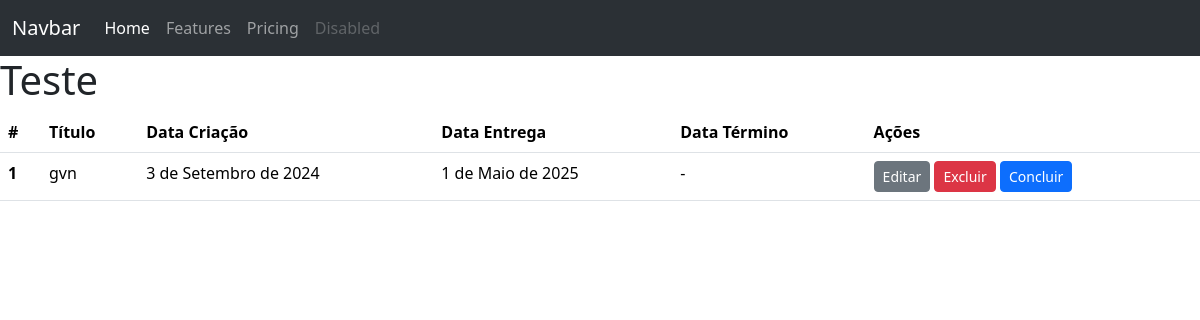
The app's page /, older data.
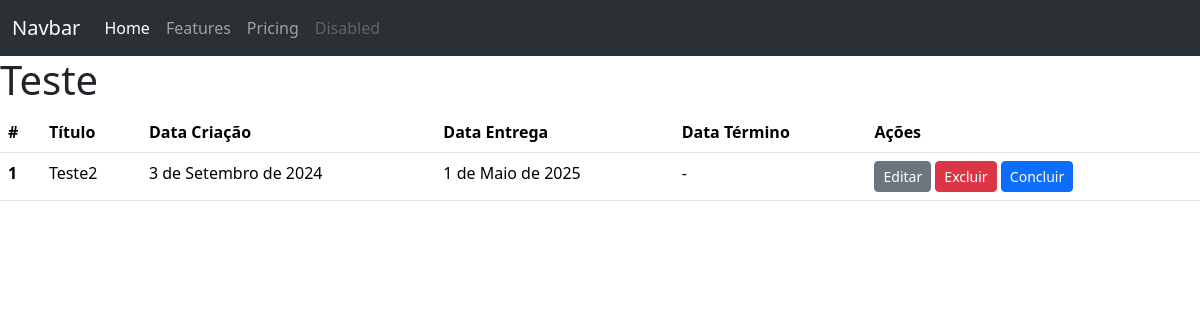
The same page, newer data.
### todos/models.py (models this page shows)
class Todo(models.Model):
    title = models.CharField(max_length=100, null=False, blank=False)
    created_at = models.DateField(auto_now_add=True, null=False, blank=False)
    deadline = models.DateField(null=False, blank=False)
    finished_at = models.DateField(null=True)

### todos/views.py (the view)
# urls.py: path("", TodoListView.as_view(), name="todo_list"),
class TodoListView(ListView):
    model = Todo

### todos/templates/todos/todo_list.html (shortened to what this page needs)
<!DOCTYPE html>
<html lang="en">
  <head>
    <link
      href="https://cdn.jsdelivr.net/npm/bootstrap@5.3.3/dist/css/bootstrap.min.css"
      rel="stylesheet"
    />
  </head>
 <body>
 <nav class="navbar navbar-expand-lg bg-body-tertiary" data-bs-theme="dark">
 <div class="container-fluid">
 <a class="navbar-brand" href="#">Navbar</a>
 <div class="collapse navbar-collapse" id="navbarNavAltMarkup">
 <div class="navbar-nav">
 <a class="nav-link active" aria-current="page" href="#">Home</a>
 <a class="nav-link" href="#">Features</a>
 <a class="nav-link" href="#">Pricing</a>
 <a class="nav-link disabled" aria-disabled="true">Disabled</a>
 </div>
 </div>
 </div>
 </nav>
 <main>
 <h1>Teste</h1>
 <table class="table">
 <thead>
 <tr>
 <th scope="col">#</th>
 <th scope="col">Título</th>
 <th scope="col">Data Criação</th>
 <th scope="col">Data Entrega</th>
 <th scope="col">Data Término</th>
 <th scope="col">Ações</th>
 </tr>
 </thead>
 <tbody>
 {% for todo in todo_list %}
 <tr>
 <th scope="row">{{ todo.id }}</th>
 <td>{{ todo.title }}</td>
 <td>{{ todo.created_at }}</td>
 <td>{{ todo.deadline }}</td>
 <td>{{ todo.finished_at | default:"-"}}</td>
 <td>
  <a href="{% url 'todo_update' pk=todo.pk %}" class="btn btn-secondary btn-sm">Editar</a>
  <a href="{% url 'todo_delete' pk=todo.pk %}" class="btn btn-danger btn-sm">Excluir</a>
  <a href="#" class="btn btn-primary btn-sm">Concluir</a>
 </td>
 </tr>
 {% endfor %}
 </tbody>
 </table>
 </main>
 </body>
</html>

Row changes from the older to the newer data that the page shows:
changed Todo id 1: title "gvn" → "Teste2"
